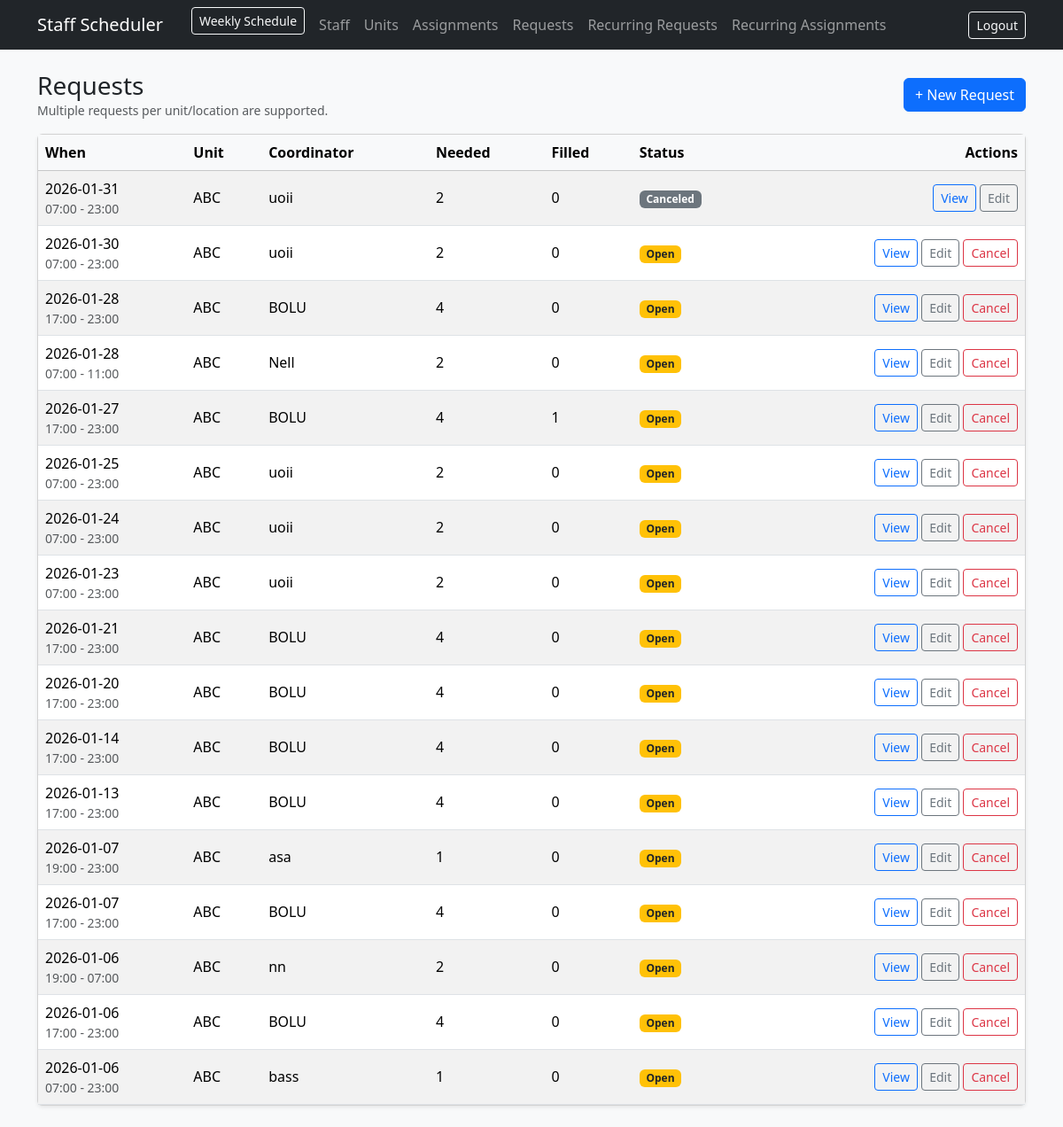
/requests/?unit_id=1 (signed in), run on an earlier commit of the app's database.
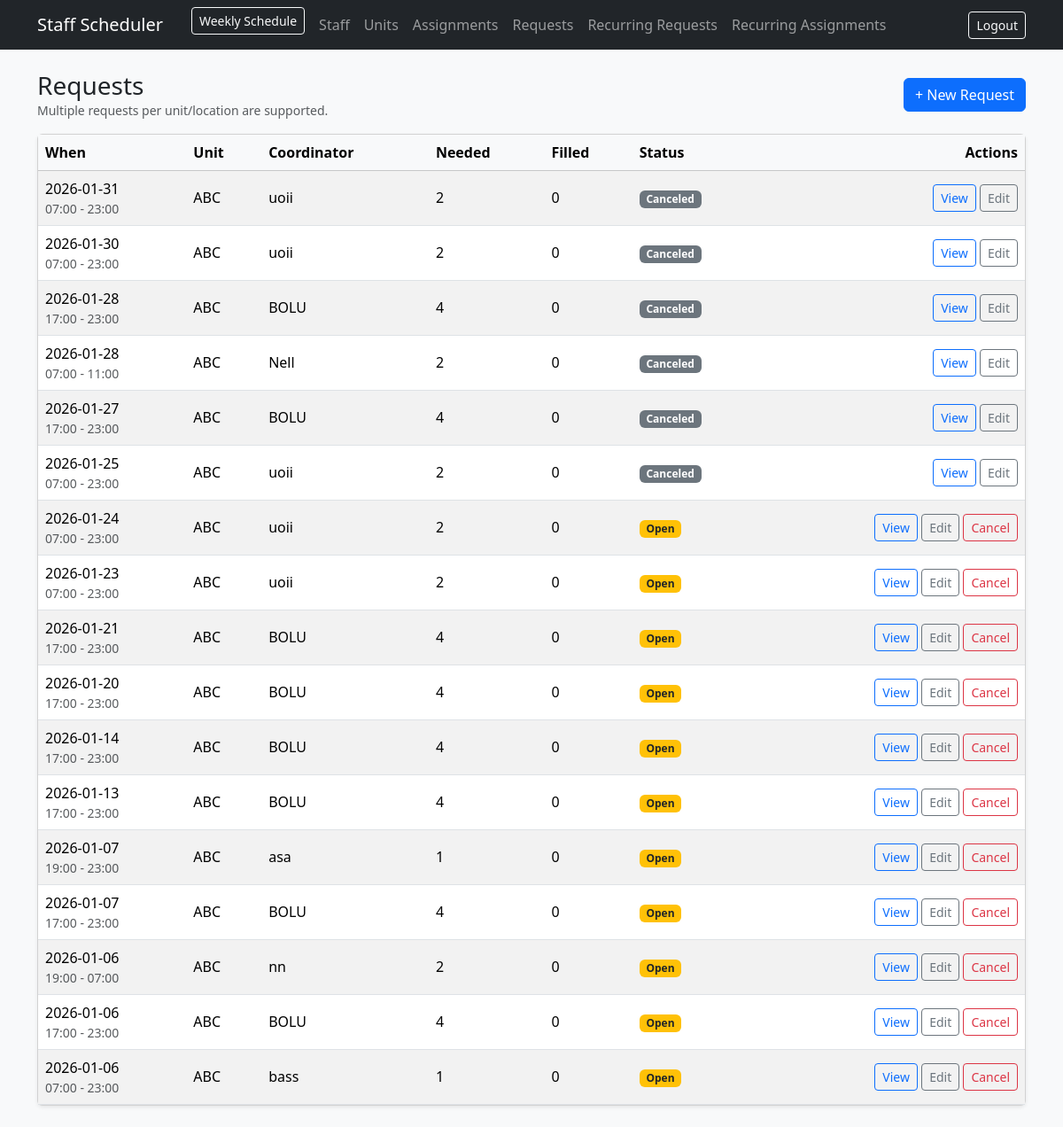
And on a later commit of the database.
### app/models.py (models this page shows)
class Request(db.Model):
    __tablename__ = "requests"
    id = db.Column(db.Integer, primary_key=True)
    unit_id = db.Column(db.Integer, db.ForeignKey("units.id"), nullable=False)
    unit = db.relationship("Unit", backref=db.backref("requests", lazy=True))
    coordinator_name = db.Column(db.String(140), nullable=False)
    staff_needed = db.Column(db.Integer, nullable=False)
    start_datetime = db.Column(db.DateTime, nullable=False)
    end_datetime = db.Column(db.DateTime, nullable=False)
    status = db.Column(db.String(20), nullable=False, default="Open")  # Open/Satisfied/Canceled
    created_by_admin_id = db.Column(db.Integer, db.ForeignKey("admins.id"), nullable=False)
    created_by = db.relationship("Admin", backref=db.backref("requests_created", lazy=True))
    notes = db.Column(db.Text, nullable=True)
    created_at = db.Column(db.DateTime, default=datetime.utcnow, nullable=False)
    recurring_id = db.Column(db.Integer, db.ForeignKey("recurring_requests.id"), nullable=True)
    occurrence_date = db.Column(db.Date, nullable=True)
    recurring = db.relationship("RecurringRequest", backref="occurrences")
    __table_args__ = (
    db.UniqueConstraint("recurring_id", "occurrence_date", name="uq_request_recurring_occurrence"),
)

class Unit(db.Model):
    __tablename__ = "units"
    id = db.Column(db.Integer, primary_key=True)
    unit_name = db.Column(db.String(140), nullable=False, index=True)
    address = db.Column(db.String(220), nullable=True)
    is_active = db.Column(db.Boolean, default=True, nullable=False)
    created_at = db.Column(db.DateTime, default=datetime.utcnow, nullable=False)

### app/requests/routes.py (the view)
@requests_bp.route("/", methods=["GET"])
@login_required
def list_requests():
    unit_id = request.args.get("unit_id", type=int)
    status = request.args.get("status", type=str)
    q = StaffRequest.query
    if unit_id:
        q = q.filter(StaffRequest.unit_id == unit_id)
    if status:
        q = q.filter(StaffRequest.status == status)
    reqs = q.order_by(StaffRequest.start_datetime.desc()).all()
    units = Unit.query.filter_by(is_active=True).order_by(Unit.unit_name.asc()).all()
    rows = []
    for r in reqs:
        filled = filled_count(r)
        sat = is_satisfied(r, filled)
        rows.append({"r": r, "filled": filled, "sat": sat})
    return render_template(
        "requests/list.html",
        rows=rows,                 # ✅ FIX: template loops over rows【turn18file0†list.html†L28-L63】
        units=units,
        unit_id=unit_id,
        status=status,
        status_options=STATUS_OPTIONS,
    )

### app/requests/routes.py (called while the page is built)
def filled_count(req: StaffRequest) -> int:
    return (
        Assignment.query.filter(
            Assignment.request_id == req.id,
            Assignment.status != "Canceled",
        ).count()
    )

def is_satisfied(req: StaffRequest, filled: int) -> bool:
    return filled >= (req.staff_needed or 0)

### app/templates/requests/list.html (shortened to what this page needs)
{% extends "base.html" %}
{% block content %}
<div class="d-flex align-items-center justify-content-between mb-3">
  <div>
    <h3 class="mb-0">Requests</h3>
    <div class="text-muted small">Multiple requests per unit/location are supported.</div>
  </div>
  <a class="btn btn-primary" href="/requests/new">+ New Request</a>
</div>
<div class="card shadow-sm">
  <div class="table-responsive">
    <table class="table table-striped mb-0 align-middle">
      <thead class="table-light">
        <tr>
          <th>When</th>
          <th>Unit</th>
          <th>Coordinator</th>
          <th>Needed</th>
          <th>Filled</th>
          <th>Status</th>
          <th class="text-end">Actions</th>
        </tr>
      </thead>
      <tbody>
        {% for row in rows %}
          {% set r = row.r %}
          <tr>
            <td>
              {{ r.start_datetime.strftime("%Y-%m-%d") }}
              <div class="text-muted small">{{ r.start_datetime.strftime("%H:%M") }} - {{ r.end_datetime.strftime("%H:%M") }}</div>
            </td>
            <td>{{ r.unit.unit_name }}</td>
            <td>{{ r.coordinator_name }}</td>
            <td>{{ r.staff_needed }}</td>
            <td>{{ row.filled }}</td>
            <td>
              {% if r.status == "Canceled" %}
                <span class="badge bg-secondary">Canceled</span>
              {% elif row.sat %}
                <span class="badge bg-success">Satisfied</span>
              {% else %}
                <span class="badge bg-warning text-dark">Open</span>
              {% endif %}
            </td>
            <td class="text-end">
              <a class="btn btn-sm btn-outline-primary" href="/requests/{{ r.id }}">View</a>
              <a class="btn btn-sm btn-outline-secondary" href="/requests/{{ r.id }}/edit">Edit</a>
              {% if r.status != "Canceled" %}
              <form class="d-inline" method="post" action="/requests/{{ r.id }}/cancel">
                <button class="btn btn-sm btn-outline-danger" onclick="return confirm('Cancel this request?')">Cancel</button>
              </form>
              {% endif %}
            </td>
          </tr>
        {% endfor %}
      </tbody>
    </table>
  </div>
</div>
{% endblock %}

What changed in the data, as far as the page shows it:
changed Request (number 2 of 17 on the later page): status "Open" → "Canceled" (drawn)
changed Request (number 3 of 17 on the later page): status "Open" → "Canceled" (drawn)
changed Request "Nell": status "Open" → "Canceled" (drawn)
changed Request (number 5 of 17 on the later page): status "Open" → "Canceled" (drawn)
changed Request (number 6 of 17 on the later page): status "Open" → "Canceled" (drawn)
Also different on the page:
list line gone: "Open Cancel"
new list line: "Canceled"
new list line: "2026-01-27 17:00 23:00 BOLU 4"
new list line: "- 0 Canceled View Edit"
new list line: "ABC"
list line gone: "2026-01-27 17:00 23:00 BOLU 4"
list line gone: "- 1 Open View Edit Cancel"
list line gone: "ABC"
